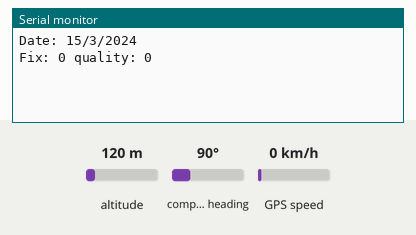
Recording of a sketch running on a simulated Arduino Uno, built with avr-gcc and run on an emulated ATmega328P. Shown: the last lines printed to the serial monitor. The test bench sets the inputs (shaded band); at power-on: altitude 120 m, compass heading 90°, GPS speed 0 km/h. The GPS gets a fix after 3 s at 37.7749, -122.4194 with 8 satellites.

Above: at 2.2 s.
2.3 s: altitude set to 20 m
At 5.2 s:
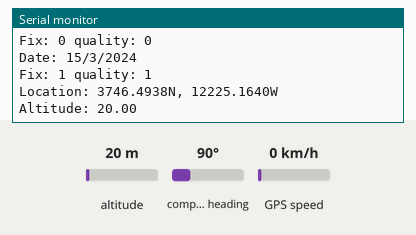
5.5 s: altitude set to 250 m
At 7.0 s:
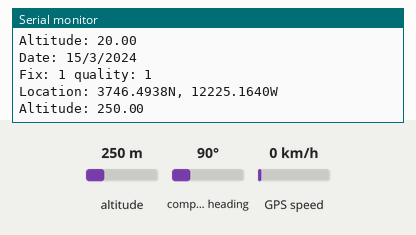

Measured:
- after the input at 2.3 s, the serial monitor: prints a new line after 1.7 s (image 1)
- after the input at 5.5 s, the serial monitor: prints a new line after 0.51 s (image 2)

The sketch:

GPS_FormalOutput.ino
```cpp
#include <Adafruit_GPS.h>
#include <SoftwareSerial.h>

SoftwareSerial mySerial(3, 2);
Adafruit_GPS GPS(&mySerial);

#define GPSECHO true

boolean usingInterrupt = false;
void useInterrupt(boolean);

void setup() {
  //Connect
  Serial.begin(115200);//baud rate
  GPS.begin(9600);

  //GPS module commands
  GPS.sendCommand(PMTK_SET_NMEA_OUTPUT_RMCGGA);//set outputs to only RMC and GGA sentences


  //set output to 1/second
  GPS.sendCommand(PMTK_SET_NMEA_UPDATE_1HZ);


  GPS.sendCommand(PGCMD_ANTENNA);//to see if antenna is connected or not

  useInterrupt(true);

  delay(1000);
}

SIGNAL(TIMER0_COMPA_vect) {
 char c = GPS.read();
 //to debug
#ifdef UDR0
 if (GPSECHO)
   if (c) UDR0 = c;
#endif
}

void useInterrupt(boolean v) {
 if (v) {
   OCR0A = 0xAF;
   TIMSK0 |= _BV(OCIE0A);
   usingInterrupt = true;
 } else {
   TIMSK0 &= ~_BV(OCIE0A);
   usingInterrupt = false;
 }
}

uint32_t timer = millis();
void loop()                     // run over and over again
{
 if (! usingInterrupt) {
   // read data from the GPS in the 'main loop'
   char c = GPS.read();
   if (GPSECHO)
     if (c) Serial.print(c);
 }

 if (GPS.newNMEAreceived()) {
   if (!GPS.parse(GPS.lastNMEA()))
     return;
 }

 if (timer > millis())  timer = millis();

 // approximately every 2 seconds or so, print out the current stats
 if (millis() - timer > 2000) {
   timer = millis(); // reset the timer
   //prints Time
   //Serial.print("\nTime: ");
   //Serial.print(GPS.hour, DEC); Serial.print(':');
   //Serial.print(GPS.minute, DEC); Serial.print(':');
   //Serial.print(GPS.seconds, DEC); Serial.print('.');
   //Serial.println(GPS.milliseconds);

   //prints date
   Serial.print("\nDate: ");
   Serial.print(GPS.day, DEC); Serial.print('/');
   Serial.print(GPS.month, DEC); Serial.print("/20");
   Serial.println(GPS.year, DEC);
   Serial.print("Fix: "); Serial.print((int)GPS.fix);
   Serial.print(" quality: "); Serial.println((int)GPS.fixquality);
   if (GPS.fix) {
     Serial.print("Location: ");
     Serial.print(GPS.latitude, 4); Serial.print(GPS.lat);
     Serial.print(", ");
     Serial.print(GPS.longitude, 4); Serial.println(GPS.lon);

     Serial.print("Altitude: "); Serial.println(GPS.altitude);
   }
 }
}
```
